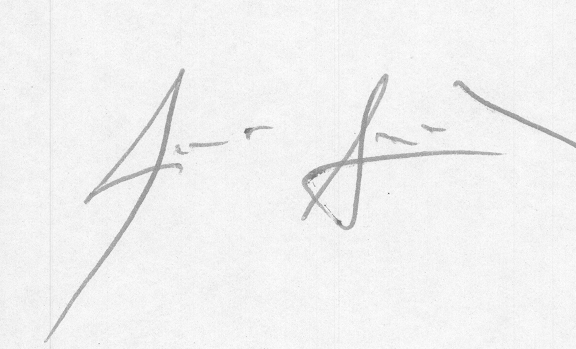
#> input picture signatures/full_org/original_1_2.png, 576 x 349 px
$ python preprocess_signatures.py --input_dir ../../signatures/full_org --output_dir out
#> lines starting #> are read from the running program, lines starting #| are printed output that depends on the picture; after the words box and inside, x2 and y2 are one past the last pixel; in counts of white or black regions, pixels touching at a corner belong together
"""
Preprocessing Utilities
=======================
Functions for preprocessing signature images.
"""

import os
import cv2
import numpy as np
import argparse
from pathlib import Path

def preprocess_image(image_path, target_size=(64, 64)):
    """
    Reads, binarizes, crops, and resizes a signature image.

    Args:
        image_path (str): Path to the input image.
        target_size (tuple): Desired output size (width, height).

    Returns:
        numpy.ndarray: Preprocessed image normalized to [-1, 1], or None if failed.
    """
#> called with target_size = (64, 64)
    try:
        # Read image in grayscale
        img = cv2.imread(str(image_path), cv2.IMREAD_GRAYSCALE)
#> img is the input picture: shape (349, 576); min 98, max 255, mean 241.1
        if img is None:
            return None

        # Denoise
        img = cv2.fastNlMeansDenoising(img, None, 10, 7, 21)

        # Binarize using adaptive thresholding (to handle uneven lighting)
        # Invert so signature is white on black (standard for some processing) or keep black on white.
        # Usually GANs for MNIST-like data use White digit on Black background [0, 1] range.
        # Signatures are usually black ink on white paper.
        # Let's standardize to Black Ink on White Background for visual coherence,
        # but for GAN training, centering data around 0 is key.
        # We will return [-1, 1] where -1 is black (ink) and 1 is white (background) or vice versa.
        # Let's stick to standard: -1 (black), 1 (white).

        # Binary threshold (OTSU is good for bimodal, Adaptive for varying lighting)
        _, thresh = cv2.threshold(img, 0, 255, cv2.THRESH_BINARY_INV + cv2.THRESH_OTSU)
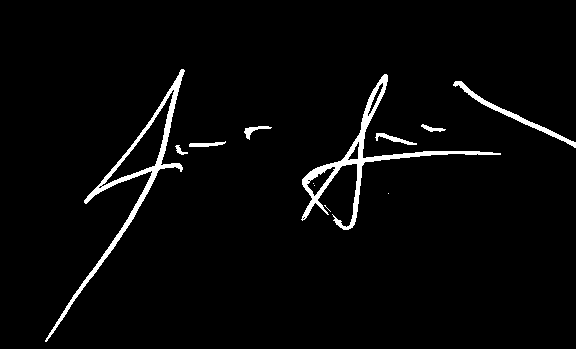
#> thresh: shape (349, 576); 3.1% white; 12 white regions (4 under 20 px), largest, box (x1, y1, x2, y2) and area: (301, 74, 501, 230) 2497, (45, 69, 185, 342) 2401, (453, 81, 576, 148) 674

        # Find bounding box of signature (non-zero pixels)
        points = cv2.findNonZero(thresh)
#> points = contour of 6146 points, box (x1, y1, x2, y2) (45, 69, 576, 342), area 23389
        if points is not None:
            x, y, w, h = cv2.boundingRect(points)
#> x = 45; y = 69; w = 531; h = 273
            # Crop
            crop = img[y:y+h, x:x+w]
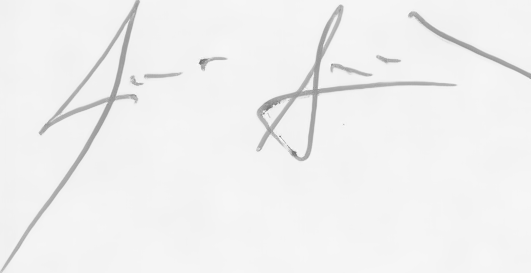
#> crop: shape (273, 531); min 109, max 254, mean 240.2
        else:
            crop = img # Fallback if empty

        # Resize to target size with padding to preserve aspect ratio
        h_c, w_c = crop.shape
#> h_c = 273; w_c = 531
        ratio = min(target_size[0] / w_c, target_size[1] / h_c)
#> ratio = 0.121
        new_w = int(w_c * ratio)
#> new_w = 64
        new_h = int(h_c * ratio)
#> new_h = 32

        resized = cv2.resize(crop, (new_w, new_h), interpolation=cv2.INTER_AREA)
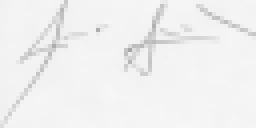
#> resized: shape (32, 64) (shown 4 times larger); min 166, max 246, mean 240.2

        # Create blank canvas (white background = 255)
        canvas = np.full(target_size, 255, dtype=np.uint8)

        # Center the image
        x_offset = (target_size[0] - new_w) // 2
#> x_offset = 0
        y_offset = (target_size[1] - new_h) // 2
#> y_offset = 16

        canvas[y_offset:y_offset+new_h, x_offset:x_offset+new_w] = resized
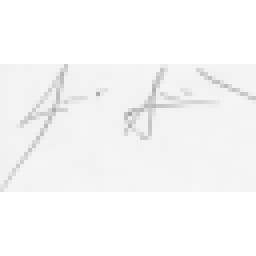
#> canvas: shape (64, 64) (shown 4 times larger); min 166, max 255, mean 247.6

        # Normalize to [-1, 1]
        # 0 -> -1 (Black), 255 -> 1 (White)
        normalized = (canvas.astype(np.float32) / 127.5) - 1.0
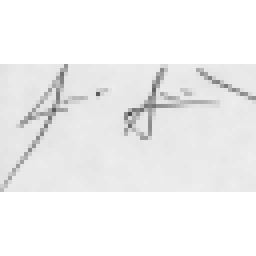
#> normalized: shape (64, 64) float32 (shown 4 times larger); min 0.302, max 1, mean 0.942

        return normalized

    except Exception as e:
        print(f"Error processing {image_path}: {e}")
        return None

def main():
    parser = argparse.ArgumentParser(description="Preprocess Signature Images")
    parser.add_argument("--input_dir", type=str, required=True, help="Input directory containing raw images")
    parser.add_argument("--output_dir", type=str, required=True, help="Output directory for processed images")
    parser.add_argument("--size", type=int, default=64, help="Target image size (square)")

    args = parser.parse_args()

    input_path = Path(args.input_dir)
    output_path = Path(args.output_dir)
    output_path.mkdir(parents=True, exist_ok=True)

    supported_exts = ['.jpg', '.jpeg', '.png', '.bmp', '.tiff']
    count = 0

    print(f"Processing images from {input_path} to {output_path}...")

    for file_path in input_path.rglob('*'):
        if file_path.suffix.lower() in supported_exts:
            processed = preprocess_image(str(file_path), target_size=(args.size, args.size))

            if processed is not None:
                # Save as PNG. Need to convert back to [0, 255] uint8 for saving
                saved_img = ((processed + 1.0) * 127.5).astype(np.uint8)
                save_name = output_path / file_path.name

                # Ensure unique name if flattened
                if save_name.exists():
                    save_name = output_path / f"{file_path.stem}_{count}{file_path.suffix}"

                cv2.imwrite(str(save_name), saved_img)
                count += 1
#> pass 2 of the loop in main, `for file_path in input_path.rglob('*'):`:
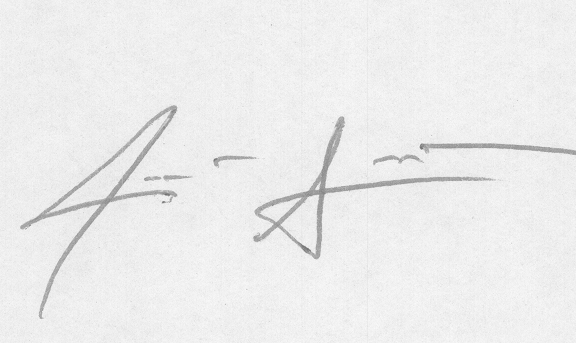
#> input picture signatures/full_org/original_1_3.png, 576 x 343 px
#> in preprocess_image, img is the input picture: shape (343, 576); min 111, max 251, mean 236.2
#> in preprocess_image (call 2), `_, thresh = cv2.threshold(img, 0, 255, cv2.THRESH_BINARY_INV + cv2.THR..`:
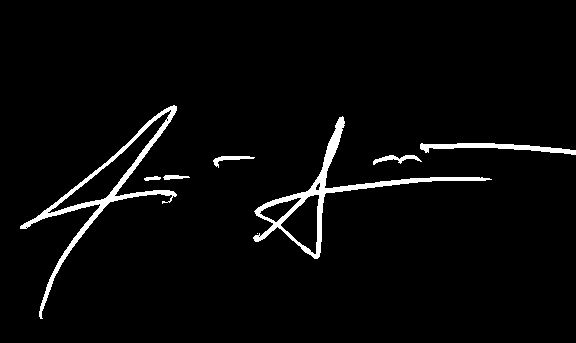
#> thresh: shape (343, 576); 3.3% white; 8 white regions (1 under 20 px), largest, box (x1, y1, x2, y2) and area: (253, 116, 492, 259) 2682, (20, 105, 177, 319) 2625, (420, 143, 576, 155) 788
#> points = contour of 6609 points, box (x1, y1, x2, y2) (20, 105, 576, 319), area 13734
#> x = 20; y = 105; w = 556; h = 214
#> crop: shape (214, 556)
#> resized: shape (24, 64)
#> in preprocess_image (call 2), `normalized = (canvas.astype(np.float32) / 127.5) - 1.0`:
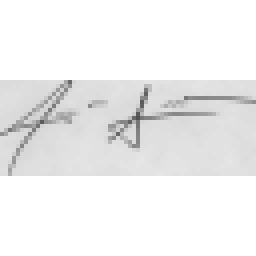
#> normalized: shape (64, 64) float32 (shown 4 times larger); min 0.318, max 1, mean 0.939

    print(f"Successfully processed {count} images.")

if __name__ == '__main__':
    main()
